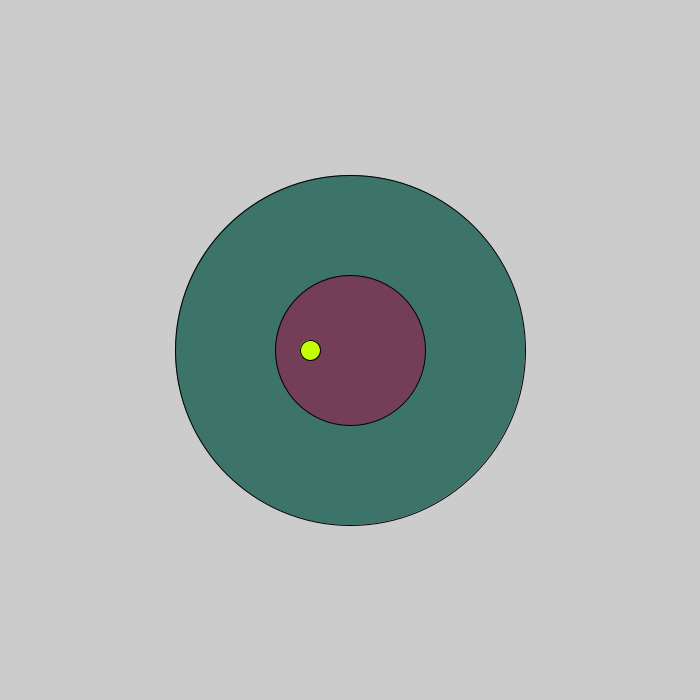
Frame 1 (no input)
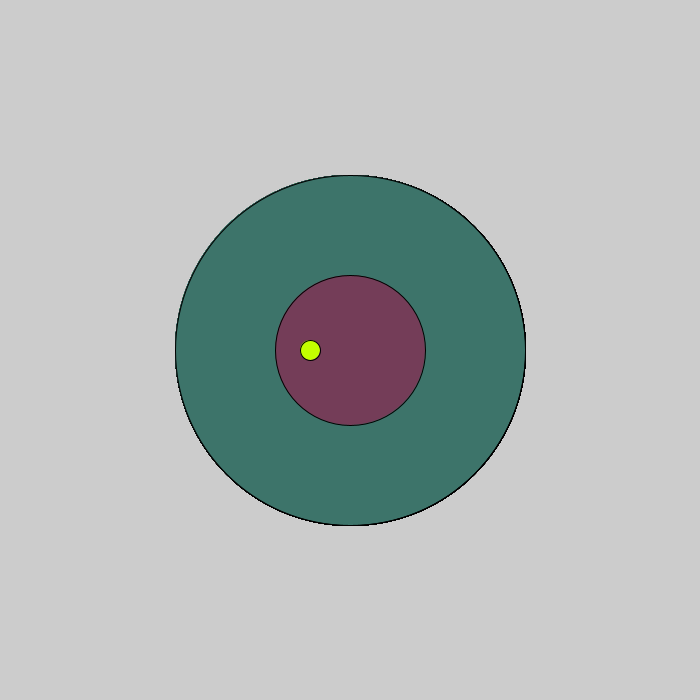
Frame 60 (the mouse pressed at the canvas centre just before this capture)
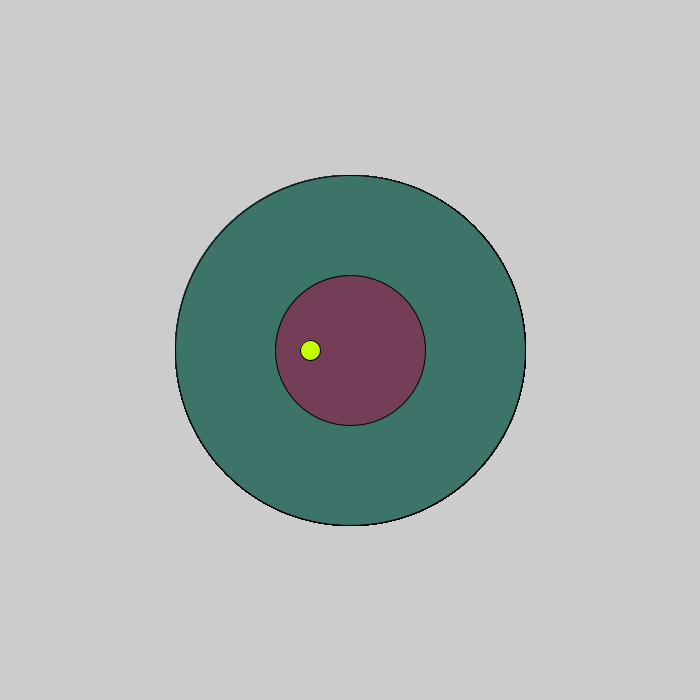
Frame 120 (the mouse held since frame 60 and released just before this capture)

The Processing sketch that drew these frames (run headless with seeded random() and noise(); from frame 60 on, the mouse is pressed at the canvas centre):

// Processing sketch: sketch_170506b
// ── sketch_170506b.pde
void setup(){
  size (700, 700);
}
void draw(){
  fill(#3D746A);
  ellipse(350,350,350,350);
  fill(#743D58);
  ellipse(350,350,150,150);
  fill(#C3FF00);
  ellipse(310,350,20,20);
  fill(#B7B7B7);
  
  
}
